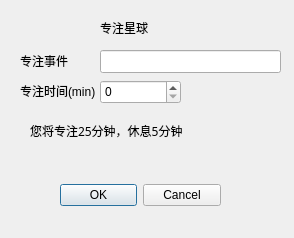
<?xml version="1.0" encoding="UTF-8"?>
<ui version="4.0">
 <class>Add</class>
 <widget class="QWidget" name="Add">
  <property name="geometry">
   <rect>
    <x>0</x>
    <y>0</y>
    <width>294</width>
    <height>238</height>
   </rect>
  </property>
  <property name="windowTitle">
   <string>Form</string>
  </property>
  <widget class="QLabel" name="thingLabel">
   <property name="geometry">
    <rect>
     <x>20</x>
     <y>50</y>
     <width>51</width>
     <height>21</height>
    </rect>
   </property>
   <property name="text">
    <string>专注事件</string>
   </property>
  </widget>
  <widget class="QLabel" name="timeLabel">
   <property name="geometry">
    <rect>
     <x>20</x>
     <y>80</y>
     <width>81</width>
     <height>21</height>
    </rect>
   </property>
   <property name="text">
    <string>专注时间(min)</string>
   </property>
  </widget>
  <widget class="QLineEdit" name="lineEdit">
   <property name="geometry">
    <rect>
     <x>100</x>
     <y>50</y>
     <width>181</width>
     <height>23</height>
    </rect>
   </property>
  </widget>
  <widget class="QSpinBox" name="spinBox">
   <property name="geometry">
    <rect>
     <x>100</x>
     <y>80</y>
     <width>81</width>
     <height>24</height>
    </rect>
   </property>
   <property name="maximum">
    <number>180</number>
   </property>
   <property name="singleStep">
    <number>30</number>
   </property>
  </widget>
  <widget class="QLabel" name="tipLabel">
   <property name="geometry">
    <rect>
     <x>30</x>
     <y>120</y>
     <width>201</width>
     <height>21</height>
    </rect>
   </property>
   <property name="font">
    <font>
     <family>仿宋</family>
    </font>
   </property>
   <property name="text">
    <string>您将专注25分钟，休息5分钟</string>
   </property>
  </widget>
  <widget class="QDialogButtonBox" name="buttonBox">
   <property name="geometry">
    <rect>
     <x>60</x>
     <y>180</y>
     <width>161</width>
     <height>31</height>
    </rect>
   </property>
   <property name="standardButtons">
    <set>QDialogButtonBox::Cancel|QDialogButtonBox::Ok</set>
   </property>
  </widget>
  <widget class="QLabel" name="label">
   <property name="geometry">
    <rect>
     <x>100</x>
     <y>20</y>
     <width>54</width>
     <height>16</height>
    </rect>
   </property>
   <property name="text">
    <string>专注星球</string>
   </property>
  </widget>
 </widget>
 <resources/>
 <connections/>
</ui>
